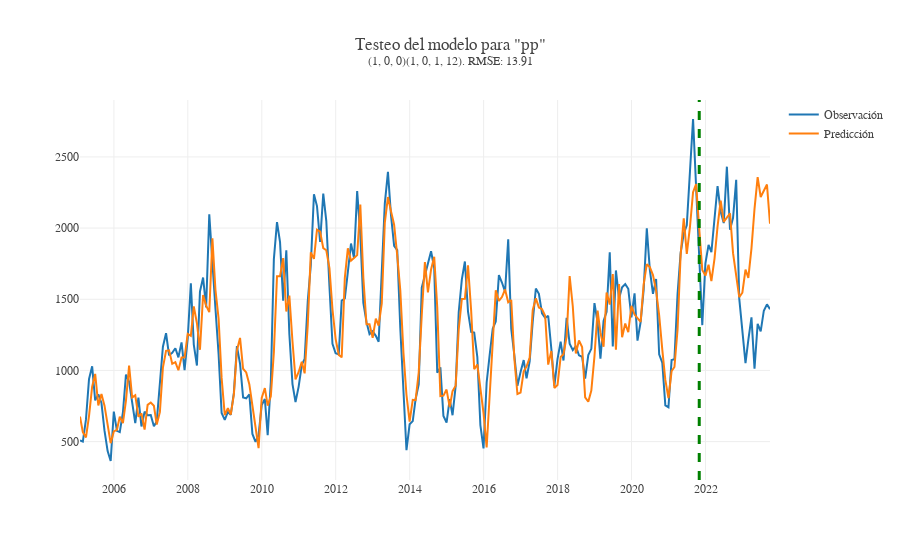

Notebook source saved alongside this figure:
### Code cell
fitted = train_model_pp.fit(disp=False)
order_main = MODEL_ORDERS["pp"]["order"]
seasonal_order_main = MODEL_ORDERS["pp"]["seasonal_order"]
forecast_train = fitted.forecast(meses_testeo, exog = X_new_train)
forecast_train = pd.concat([fitted.fittedvalues, forecast_train])
obs_pred_df = pd.DataFrame({"observado":y_test,
                            "prediccion": forecast_train})
RMSE = round(math.sqrt(mean_squared_error(obs_pred_df["observado"], obs_pred_df["prediccion"])), 2)
plot_predicc_obs_exog = go.Figure()
plot_predicc_obs_exog.add_trace(go.Scatter(x=y_test.index, y = y_test, name = "Observación"))
plot_predicc_obs_exog.add_trace(go.Scatter(x=obs_pred_df.index, y = obs_pred_df["prediccion"], name = "Predicción"))
plot_predicc_obs_exog.add_vline(x = obs_pred_df.index[-meses_testeo], line_width=3, line_dash="dash", line_color="green")
plot_predicc_obs_exog.update_layout(template = None, title_text =f"Testeo del modelo para \"{'pp'}\"<br><sup>{order_main}{seasonal_order_main}. RMSE: {RMSE}",
font_family = "georgia")
plot_predicc_obs_exog.write_image("../output/testeo_exog_sarimax/testeo_endog_sarimax_pp.pdf")
plot_predicc_obs_exog.show()

### Figure 1 — Plotly figure (JSON) as saved in the notebook; plotly's stock layout.template omitted (floating-point values rounded to 4 significant figures; data arrays with more than 128 entries replaced by an {"elided": "..."} marker saying what was removed)
{"data": [{"name": "Observación", "type": "scatter", "x": {"elided": "225 str values"}, "y": {"elided": "225 float values"}}, {"name": "Predicción", "type": "scatter", "x": {"elided": "225 str values"}, "y": {"elided": "225 float values"}}], "layout": {"font": {"family": "georgia"}, "shapes": [{"line": {"color": "green", "dash": "dash", "width": 3}, "type": "line", "x0": "2021-10-31T00:00:00", "x1": "2021-10-31T00:00:00", "xref": "x", "y0": 0, "y1": 1, "yref": "y domain"}], "title": {"text": "Testeo del modelo para \"pp\"<br><sup>(1, 0, 0)(1, 0, 1, 12). RMSE: 13.91"}}}
